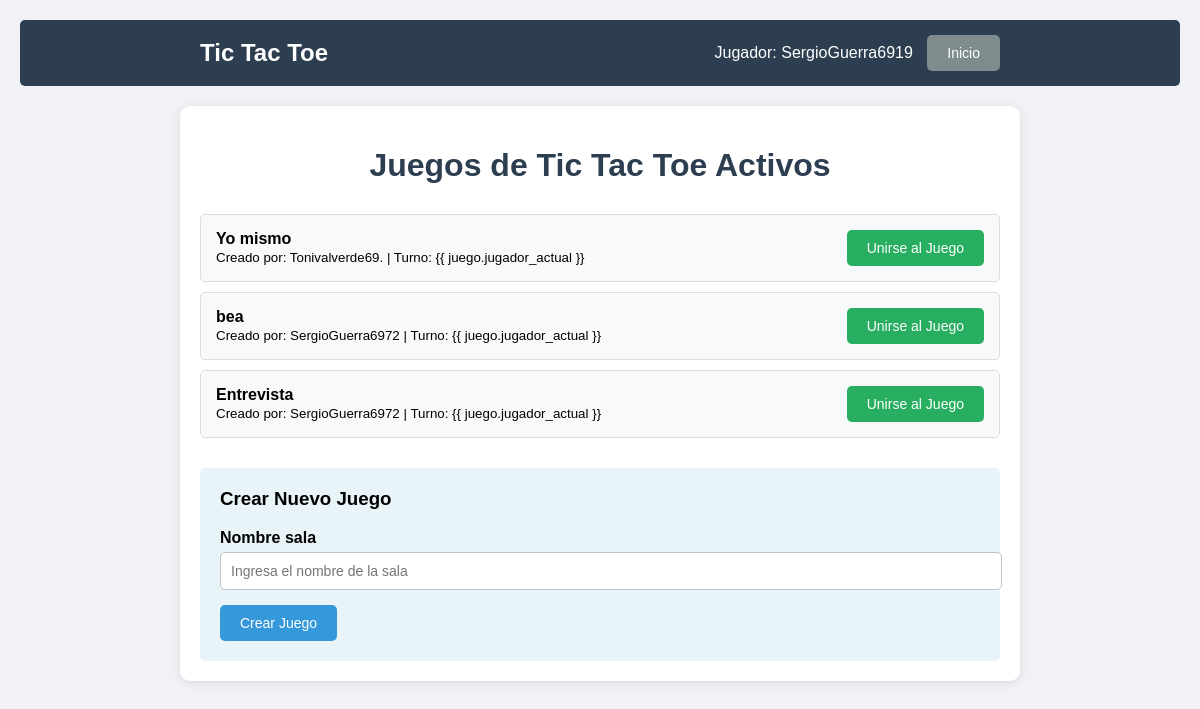
The page /games/ (signed in) on the database its author committed.
### games/models.py (models this page shows, shortened)
class Juego(models.Model):
    ESTADOS_JUEGO = [
        ('ACTIVO', 'Activo'),
        ('X_GANO', 'X Gano'),
        ('O_GANO', 'O Gano'),
        ('EMPATE', 'Empate'),
    ]
    nombre_sala = models.CharField(max_length=100, unique=True)
    propietario = models.ForeignKey(User, on_delete=models.CASCADE, related_name='juegos_como_x')
    jugador_o = models.ForeignKey(User, on_delete=models.CASCADE, null=True, blank=True, related_name='juegos_como_o')
    tablero = models.CharField(max_length=9, default=' ' * 9)
    jugador_actual = models.CharField(max_length=1, default='X')
    estado_juego = models.CharField(max_length=10, choices=ESTADOS_JUEGO, default='ACTIVO')

### games/views.py (the view)
# urls.py: path('', views.lista_juegos, name='lista_juegos'),
@login_required
def lista_juegos(request):
    juegos_activos = Juego.objects.filter(estado_juego='ACTIVO')
    if request.method == 'POST':
        formulario = JuegoForm(request.POST)
        if formulario.is_valid():
            juego = formulario.save(commit=False)
            juego.propietario = request.user
            juego.jugador_actual = 'X'
            juego.save()
            return redirect('games:detalle_juego', nombre_sala=juego.nombre_sala)
    else:
        formulario = JuegoForm()
    return render(request, 'games/lista_juegos.html', {
        'juegos_activos': juegos_activos,
        'formulario': formulario,
        'user': request.user
    })

### games/forms.py (shortened to what this page needs)
class JuegoForm(forms.ModelForm):
    class Meta:
        model = Juego
        fields = ['nombre_sala']
        widgets = {
            'nombre_sala': forms.TextInput(attrs={
                'class': 'control-formulario',
                'placeholder': 'Ingresa el nombre de la sala'
            })
        }

### games/templates/games/lista_juegos.html (shortened to what this page needs)
<!DOCTYPE html>
<html lang="es">
  <head>
  </head>
  <body>
    <div class="navegacion">
      <div class="contenido-navegacion">
        <h2 style="margin: 0; color: white">Tic Tac Toe</h2>
        <div>
          <span>Jugador: {{ user.username }}</span>
          <a
            href="{% url 'users:home' %}"
            class="boton"
            style="background: #7f8c8d; color: white; margin-left: 10px"
            >Inicio</a
          >
        </div>
      </div>
    </div>
    <div class="contenedor">
      <h1>Juegos de Tic Tac Toe Activos</h1>
      <div class="lista-juegos">
        {% if juegos_activos %} {% for juego in juegos_activos %}
        <div class="item-juego">
          <div>
            <strong>{{ juego.nombre_sala }}</strong>
            <br />
            <small
              >Creado por: {{ juego.propietario.username }} | Turno: {{
              juego.jugador_actual }}</small
            >
          </div>
          <a
            href="{% url 'games:detalle_juego' juego.nombre_sala %}"
            class="boton boton-exito"
          >
            Unirse al Juego
          </a>
        </div>
        {% endfor %} {% else %}
        <p style="text-align: center; color: #7f8c8d">
          No hay juegos activos. ¡Crea el primero!
        </p>
        {% endif %}
      </div>
      <div class="formulario-crear">
        <h3 style="margin-top: 0">Crear Nuevo Juego</h3>
        <form method="post">
          {% for field in formulario %}
          <div class="grupo-formulario">
            <label
              for="{{ field.id_for_label }}"
              style="display: block; margin-bottom: 5px; font-weight: bold"
            >
              {{ field.label }}
            </label>
            {{ field }}
          </div>
          {% endfor %}
          <button type="submit" class="boton boton-primario">
            Crear Juego
          </button>
        </form>
      </div>
    </div>
  </body>
</html>

### games/templates/games/lista_juegos.html (style rules this page uses)
body { font-family: Arial, sans-serif; margin: 0; padding: 20px; background-color: #f0f2f5; }
.contenedor { max-width: 800px; margin: 0 auto; background: white; padding: 20px; border-radius: 10px; box-shadow: 0 2px 10px rgba(0, 0, 0, 0.1); }
h1 { color: #2c3e50; text-align: center; margin-bottom: 30px; }
.boton { padding: 10px 20px; border: none; border-radius: 5px; cursor: pointer; text-decoration: none; font-size: 14px; display: inline-block; }
.boton-primario { background: #3498db; color: white; }
.boton-exito { background: #27ae60; color: white; }
.lista-juegos { margin: 30px 0; }
.item-juego { padding: 15px; border: 1px solid #ddd; border-radius: 5px; margin-bottom: 10px; display: flex; justify-content: space-between; align-items: center; background: #f8f9fa; }
.formulario-crear { background: #e8f4f8; padding: 20px; border-radius: 5px; margin-top: 30px; }
.grupo-formulario { margin-bottom: 15px; }
.control-formulario { width: 100%; padding: 10px; border: 1px solid #bdc3c7; border-radius: 5px; font-size: 14px; }
.navegacion { background: #2c3e50; padding: 15px; color: white; margin-bottom: 20px; border-radius: 5px; }
.contenido-navegacion { max-width: 800px; margin: 0 auto; display: flex; justify-content: space-between; align-items: center; }

### rows shown on the page
Juego: nombre_sala "Yo mismo", propietario.username "Tonivalverde69."
Juego: nombre_sala "bea", propietario.username "SergioGuerra6972"
Juego: nombre_sala "Entrevista", propietario.username "SergioGuerra6972"

### other values the page prints
{{ user.username }} "SergioGuerra6919"
{{ field.label }} "Nombre sala"
